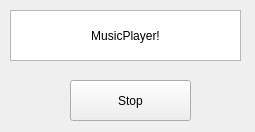
<?xml version="1.0" encoding="UTF-8"?>
<ui version="4.0">
 <class>MainWindow</class>
 <widget class="QMainWindow" name="MainWindow">
  <property name="geometry">
   <rect>
    <x>0</x>
    <y>0</y>
    <width>255</width>
    <height>132</height>
   </rect>
  </property>
  <property name="windowTitle">
   <string>Mp3Player</string>
  </property>
  <widget class="QWidget" name="centralWidget">
   <widget class="QPushButton" name="pushButton">
    <property name="geometry">
     <rect>
      <x>70</x>
      <y>80</y>
      <width>121</width>
      <height>41</height>
     </rect>
    </property>
    <property name="text">
     <string>Stop</string>
    </property>
   </widget>
   <widget class="QTextBrowser" name="Text">
    <property name="geometry">
     <rect>
      <x>10</x>
      <y>10</y>
      <width>231</width>
      <height>51</height>
     </rect>
    </property>
    <property name="html">
     <string>&lt;!DOCTYPE HTML PUBLIC &quot;-//W3C//DTD HTML 4.0//EN&quot; &quot;http://www.w3.org/TR/REC-html40/strict.dtd&quot;&gt;
&lt;html&gt;&lt;head&gt;&lt;meta name=&quot;qrichtext&quot; content=&quot;1&quot; /&gt;&lt;style type=&quot;text/css&quot;&gt;
p, li { white-space: pre-wrap; }
&lt;/style&gt;&lt;/head&gt;&lt;body style=&quot; font-family:'SimSun'; font-size:9pt; font-weight:400; font-style:normal;&quot;&gt;
&lt;p align=&quot;center&quot; style=&quot;-qt-paragraph-type:empty; margin-top:0px; margin-bottom:0px; margin-left:0px; margin-right:0px; -qt-block-indent:0; text-indent:0px;&quot;&gt;&lt;br /&gt;&lt;/p&gt;
&lt;p align=&quot;center&quot; style=&quot; margin-top:0px; margin-bottom:0px; margin-left:0px; margin-right:0px; -qt-block-indent:0; text-indent:0px;&quot;&gt;MusicPlayer!&lt;/p&gt;&lt;/body&gt;&lt;/html&gt;</string>
    </property>
   </widget>
  </widget>
 </widget>
 <layoutdefault spacing="6" margin="11"/>
 <resources/>
 <connections/>
</ui>
